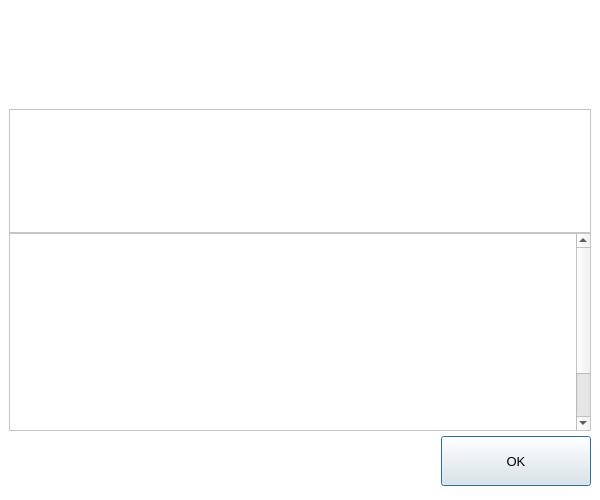
<?xml version="1.0" encoding="UTF-8"?>
<ui version="4.0">
 <class>HelpMessageDialog</class>
 <widget class="QDialog" name="HelpMessageDialog">
  <property name="geometry">
   <rect>
    <x>0</x>
    <y>0</y>
    <width>600</width>
    <height>500</height>
   </rect>
  </property>
  <property name="minimumSize">
   <size>
    <width>600</width>
    <height>500</height>
   </size>
  </property>
  <property name="font">
   <font>
    <pointsize>10</pointsize>
   </font>
  </property>
  <property name="windowTitle">
   <string notr="true">LATS - Command-line options</string>
  </property>
  <property name="styleSheet">
   <string notr="true">#HelpMessageDialog {
	background-color:#FFFFFF;
}</string>
  </property>
  <layout class="QVBoxLayout" name="verticalLayout_3">
   <property name="spacing">
    <number>0</number>
   </property>
   <property name="leftMargin">
    <number>0</number>
   </property>
   <property name="topMargin">
    <number>0</number>
   </property>
   <property name="rightMargin">
    <number>0</number>
   </property>
   <property name="bottomMargin">
    <number>0</number>
   </property>
   <item>
    <widget class="QWidget" name="helpContainer" native="true">
     <property name="sizePolicy">
      <sizepolicy hsizetype="Preferred" vsizetype="Preferred">
       <horstretch>0</horstretch>
       <verstretch>100</verstretch>
      </sizepolicy>
     </property>
     <property name="minimumSize">
      <size>
       <width>0</width>
       <height>200</height>
      </size>
     </property>
     <property name="styleSheet">
      <string notr="true">#helpContainer{
	background-color:white;
	padding:9px;
}</string>
     </property>
     <layout class="QVBoxLayout" name="verticalLayout_4">
      <property name="spacing">
       <number>0</number>
      </property>
      <property name="leftMargin">
       <number>9</number>
      </property>
      <property name="topMargin">
       <number>9</number>
      </property>
      <property name="rightMargin">
       <number>9</number>
      </property>
      <property name="bottomMargin">
       <number>9</number>
      </property>
      <item>
       <widget class="QLabel" name="graphic">
        <property name="sizePolicy">
         <sizepolicy hsizetype="Preferred" vsizetype="Ignored">
          <horstretch>0</horstretch>
          <verstretch>0</verstretch>
         </sizepolicy>
        </property>
        <property name="minimumSize">
         <size>
          <width>0</width>
          <height>100</height>
         </size>
        </property>
        <property name="pixmap">
         <pixmap>:/images/about</pixmap>
        </property>
       </widget>
      </item>
      <item>
       <layout class="QVBoxLayout" name="verticalLayout">
        <property name="topMargin">
         <number>100</number>
        </property>
        <item>
         <widget class="QTextEdit" name="helpMessage">
          <property name="minimumSize">
           <size>
            <width>0</width>
            <height>0</height>
           </size>
          </property>
          <property name="styleSheet">
           <string notr="true">#helpMessage {
background-color:#FFFFFF;
	color:#707070;
}</string>
          </property>
          <property name="readOnly">
           <bool>true</bool>
          </property>
         </widget>
        </item>
        <item>
         <widget class="QScrollArea" name="scrollArea">
          <property name="styleSheet">
           <string notr="true">#scrollArea {
background-color:#FFFFFF;
}</string>
          </property>
          <property name="verticalScrollBarPolicy">
           <enum>Qt::ScrollBarAlwaysOn</enum>
          </property>
          <property name="widgetResizable">
           <bool>true</bool>
          </property>
          <widget class="QWidget" name="scrollAreaWidgetContents">
           <property name="geometry">
            <rect>
             <x>0</x>
             <y>0</y>
             <width>564</width>
             <height>263</height>
            </rect>
           </property>
           <property name="styleSheet">
            <string notr="true">#scrollAreaWidgetContents {
background-color:#FFFFFF;
}</string>
           </property>
           <layout class="QVBoxLayout" name="verticalLayout_2">
            <item>
             <widget class="QLabel" name="aboutMessage">
              <property name="minimumSize">
               <size>
                <width>0</width>
                <height>245</height>
               </size>
              </property>
              <property name="cursor">
               <cursorShape>IBeamCursor</cursorShape>
              </property>
              <property name="styleSheet">
               <string notr="true">#aboutMessage {
background-color:#FFFFFF;
	color:#707070;
}</string>
              </property>
              <property name="textFormat">
               <enum>Qt::PlainText</enum>
              </property>
              <property name="alignment">
               <set>Qt::AlignLeading|Qt::AlignLeft|Qt::AlignTop</set>
              </property>
              <property name="openExternalLinks">
               <bool>true</bool>
              </property>
              <property name="textInteractionFlags">
               <set>Qt::LinksAccessibleByMouse|Qt::TextSelectableByKeyboard|Qt::TextSelectableByMouse</set>
              </property>
             </widget>
            </item>
           </layout>
          </widget>
         </widget>
        </item>
        <item alignment="Qt::AlignVCenter">
         <widget class="QWidget" name="widget" native="true">
          <property name="sizePolicy">
           <sizepolicy hsizetype="Preferred" vsizetype="Preferred">
            <horstretch>0</horstretch>
            <verstretch>50</verstretch>
           </sizepolicy>
          </property>
          <property name="minimumSize">
           <size>
            <width>0</width>
            <height>60</height>
           </size>
          </property>
          <layout class="QHBoxLayout" name="horizontalLayout_2">
           <property name="leftMargin">
            <number>0</number>
           </property>
           <property name="topMargin">
            <number>0</number>
           </property>
           <property name="rightMargin">
            <number>0</number>
           </property>
           <property name="bottomMargin">
            <number>0</number>
           </property>
           <item>
            <spacer name="horizontalSpacer">
             <property name="orientation">
              <enum>Qt::Horizontal</enum>
             </property>
             <property name="sizeHint" stdset="0">
              <size>
               <width>421</width>
               <height>20</height>
              </size>
             </property>
            </spacer>
           </item>
           <item alignment="Qt::AlignVCenter">
            <widget class="QPushButton" name="pushButtonOk">
             <property name="minimumSize">
              <size>
               <width>150</width>
               <height>50</height>
              </size>
             </property>
             <property name="text">
              <string>OK</string>
             </property>
            </widget>
           </item>
          </layout>
         </widget>
        </item>
       </layout>
      </item>
     </layout>
    </widget>
   </item>
  </layout>
 </widget>
 <resources/>
 <connections/>
</ui>
